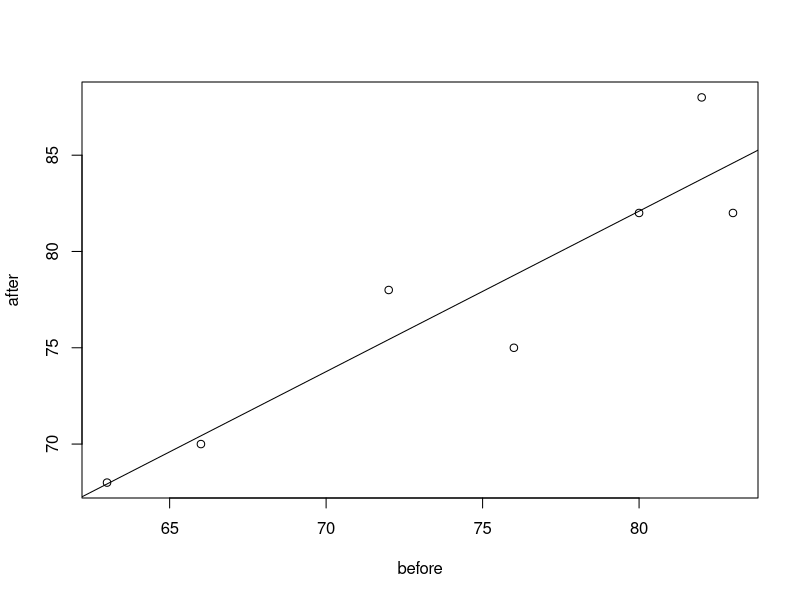

The R script that drew this image:
rm(list = ls())
par(mfrow = c(1, 1))


before <- c(72, 80, 83, 63, 66, 76, 82)
after <- c(78, 82, 82, 68, 70, 75, 88)

# before => x, after => y
cor(before, after)
plot(x = before, y = after)

reg <- lm(after ~ before)
summary(reg)
#  Y = 15.44 + 0.83X
abline(reg)

# Coefficients:
#             Estimate Std. Error t value Pr(>|t|)
# (Intercept)  15.4381    11.7438   1.315  0.24572
# before        0.8332     0.1567   5.316  0.00315 **
# ---
# Signif. codes:  0 '***' 0.001 '**' 0.01 '*' 0.05 '.' 0.1 ' ' 1

# Residual standard error: 3.022 on 5 degrees of freedom
# Multiple R-squared:  0.8497,    Adjusted R-squared:  0.8196
# F-statistic: 28.26 on 1 and 5 DF,  p-value: 0.003151

# 상관계수: 0.921773